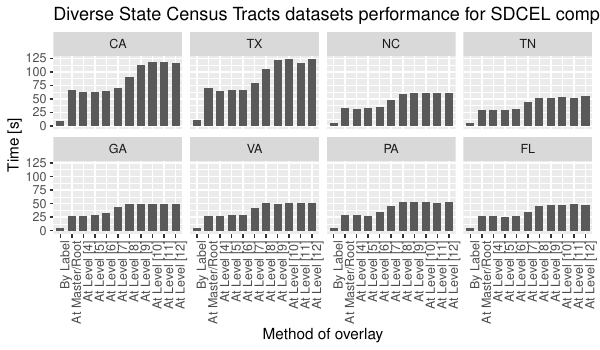

The script that saved this image:
library(tidyverse)
setwd("~/Documents/Papers/SDCEL/figures/experiments/Overlay_Tester/")

data0 = enframe(read_lines("Overlay_Tester_v01.txt"), value="line")
data1 = data0 %>% filter(str_detect(line, 'TIME')) 

fields1 = c("ts","start","appId","time","tag","stage","data")
fields2 = c("dataset", "tolerance", "overlay_option", "overlay_level", "partitions", "run")
fields3 = c(NA, NA, "tag")
data2 = data1 %>% 
  separate(sep = "\\|", col = "line",    into = fields1, extra = "drop") %>%
  separate(sep = "_",   col = "data",    into = fields2, extra = "drop") %>%
  separate(sep = "/",   col = "dataset", into = fields3, extra = "drop") %>%
  filter(stage == "overlay" | stage == "overlayMaster" | stage == "overlayByLevel") %>%
  select(time, stage, tag, overlay_option, overlay_level, appId) %>%
  mutate(time = as.numeric(time) / 1000.0) 

tag_labels = c("CA","TX","NC","TN","GA","VA","PA")
method_labels = c("By Label", 
                  "At Master/Root", 
                  "At Level [4]", 
                  "At Level [5]", 
                  "At Level [6]", 
                  "At Level [7]", 
                  "At Level [8]", 
                  "At Level [9]", 
                  "At Level [10]", 
                  "At Level [11]", 
                  "At Level [12]")
data3 = data2 %>%
  group_by(overlay_option, overlay_level, tag, stage) %>% summarise(time = mean(time)) %>%
  mutate(method = as.factor(if(overlay_option == 0){ "By Label" } 
                            else { 
                              if(overlay_option == 1){ "At Master/Root" } 
                              else { paste0("At Level [", overlay_level, "]") } 
                            }
  )) %>%
  mutate(method = fct_relevel(method, method_labels)) %>%
  mutate(tag = as.factor(tag)) %>%
  mutate(tag = fct_relevel(tag, tag_labels)) %>%
  select(method, time, tag, overlay_option, overlay_level, stage)

write_tsv(data3, "Overlay_Tester.tsv") 

p = ggplot(data3, aes(x = method, y = time)) + 
  geom_col(width = 0.7, position="dodge") + 
  theme(axis.text.x = element_text(angle = 90, hjust = 1)) +
  labs(x="Method of overlay", y="Time [s]", 
       title=paste0("Diverse State Census Tracts datasets performance for SDCEL computation")) + 
  facet_wrap(~tag, ncol = 4) 
plot(p)

W = as.numeric(Sys.getenv("R_WIDTH"))
H = as.numeric(Sys.getenv("R_HEIGHT"))
ggsave(paste0("Overlay_Tester.pdf"), width = W, height = H)
